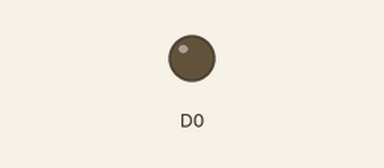
Recording of a sketch running on a simulated ESP8266 (NodeMCU). Parts: output pins drawn as LEDs (lit = HIGH).

Above: at 0.1 s.
At 9.1 s:
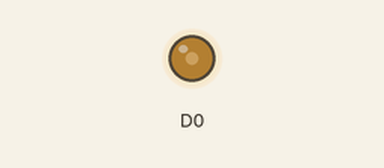
At 20.1 s:
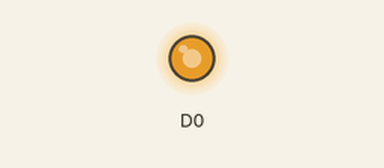
At 39.1 s:
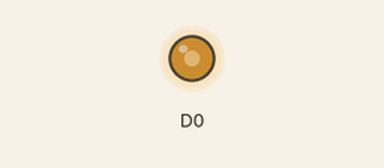
Timing chart, 0 to 40.0 s (numbered marks = the images above):
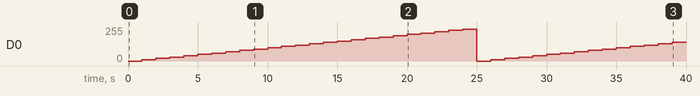

Measured:
- by itself, D0: 0/255 → 10/255 at 1.0 s, → 20/255 1.0 s later, → 30/255 1.0 s later, → 40/255 1.0 s later, … (39 changes in this stretch)

The sketch:

Fade_Time.ino
```cpp
int i=0;
void setup() {
  pinMode(D0,OUTPUT);
}

void loop() {
  for(i=0;i<250;i=i+10){
      analogWrite(D0,i);
      delay(1000);
    }
}
```
